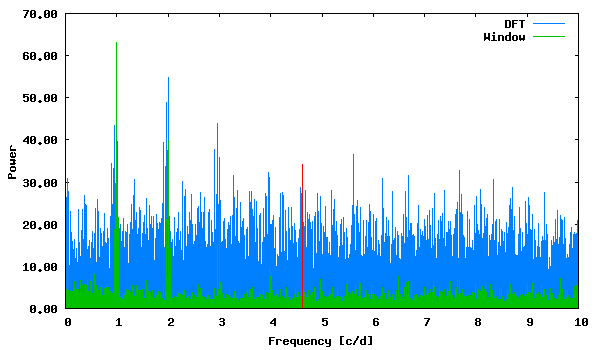

Write the gnuplot code that produced this figure.
set term png size 600,350 medium
set colors classic
set output "phase_lc_16.deeming.png"
set xlabel "Frequency [c/d]"
set ylabel "Power"
set format y "%5.2f"
plot "deeming.periodogram" using 1:2 with lines linecolor 3 title "DFT", "deeming.periodogram" using 1:3 with lines linecolor 2 title "Window", "<echo '4.616740 34.27295601'" with impulses linecolor 1 title ""
 
